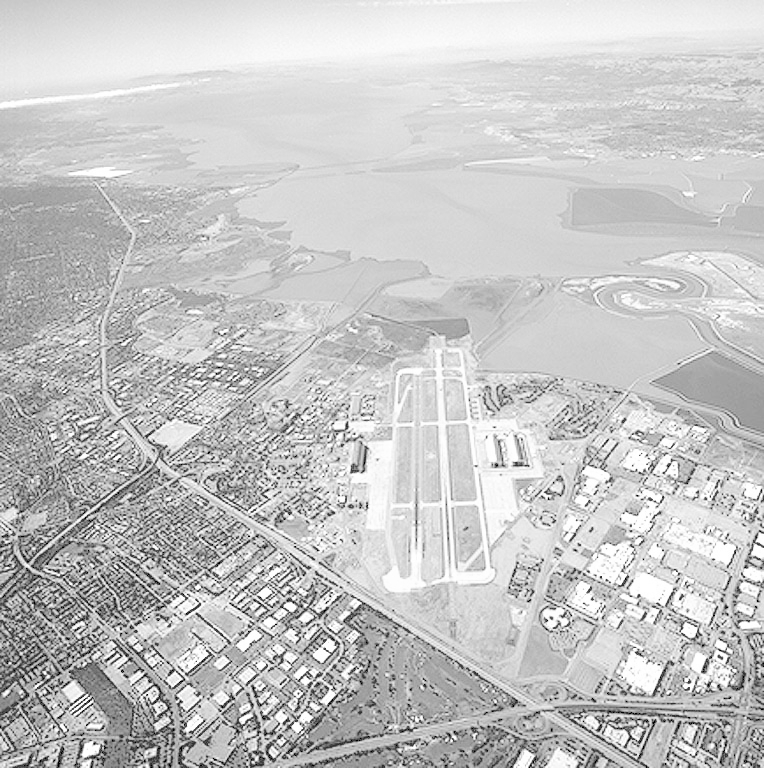
#> input picture S7_WS2122/computer_vision/week_03/Bilder/Aerial.jpg, 764 x 768 px; its folder holds only this picture in this run
$ jupyter execute ex3_2.ipynb   (shell and % lines are left out)
#> lines starting #> are read from the running program, lines starting #| are printed output that depends on the picture
# Aufgabe 2: Hoch- und Tiefpassfilter
Hochpass- und Tiefpassfilter im Frequenzbereich erlauben Kantenextraktion bzw. Glättung von Bildern, analog zu Faltungen im Ortsbereich.
Dazu werden im fouriertransformierten Bild alle Fourierkoeffizienten innerhalb (idealer Hochpassfilter) bzw. außerhalb (idealer Tiefpassfilter) eines Radius $D_0$ um den Bildmittelpunkt auf $0$ gesetzt.

Verwenden Sie die von `numpy.fft` bereitgestellte Funktionalität zur Berechnung der Fouriertransformation eines Bildes!
Wenden Sie im Frequenzraum jeweils einen idealen Hochpass- und einen idealen Tiefpassfilter an!
Transformieren Sie das veränderte Spektrum zurück in den Ortsbereich (`ifftshift`, `ifft2`) und interpretieren Sie die Ergebnisse!

## 0. Pfade, Pakete etc.

[cell 1]
import glob
import imageio
import numpy as np

import matplotlib.pyplot as plt

[cell 2]
image_filter = 'Bilder/*.jpg'

## 1. Definition des Filters

Definieren Sie den Filter als binärwertige Funktion in Abhängigkeit vom Radius $D$ und der Konstante $D_0$.

[cell 3]
D0 = 20
lowpass_filter = lambda D: D <= D0
highpass_filter = lambda D: D >= D0

## 2. Laden und Normalisieren des Bildes

[cell 4]
image_path = np.random.choice(glob.glob(image_filter))
image = imageio.imread(image_path)
#> image is the input picture: shape (768, 764); min 0, max 255, mean 197.2

[cell 5]
image = image.astype(np.float32)
image -= image.min()
image /= image.max()

## 3. Berechnung der Fouriertransformation
Berechnen Sie nun die Fouriertransformation von `image`, indem Sie die entsprechende Funktion aus `numpy.fft` verwenden. Achten Sie darauf, das Spektrum zu zentrieren!

[cell 6]
image_transformed = np.fft.fft2(image)
image_transformed = np.fft.fftshift(image_transformed)

## 4. Filterung

Definieren Sie nun eine Funktion `ex3_filter_spectrum`, die einen gegebenen radiusabhängigen Filter auf ein bereits Fouriertransformiertes Bild anwendet:

[cell 7]
def ex3_filter_spectrum(spectrum, radial_filter):
    y_mid = spectrum.shape[0] / 2
#> y_mid = 384
    x_mid = spectrum.shape[1] / 2
#> x_mid = 382
    distance = lambda x, y: np.sqrt((x - x_mid)**2 + (y - y_mid)**2)
    passing = np.fromfunction(lambda y, x: radial_filter(distance(x, y)), spectrum.shape)
    spectrum = spectrum * passing
    return spectrum

Das transformierte Bild (Spektrum) wird nun gefiltert:

[cell 8]
image_transformed_lowpass = ex3_filter_spectrum(image_transformed, lowpass_filter)
image_transformed_highpass = ex3_filter_spectrum(image_transformed, highpass_filter)

Hier wird schnell nochmal zur Überprüfung die FT mit den Filtern angezeigt:

[cell 9]
gray_transform = lambda x: np.log(1 + x)
plt.subplot(221)
plt.imshow(image)
plt.subplot(222)
plt.imshow(gray_transform(np.absolute(image_transformed)))
plt.colorbar()
plt.subplot(223)
plt.imshow(gray_transform(np.absolute(image_transformed_lowpass)))
plt.colorbar()
plt.subplot(224)
plt.imshow(gray_transform(np.absolute(image_transformed_highpass)))
plt.colorbar()
plt.show()
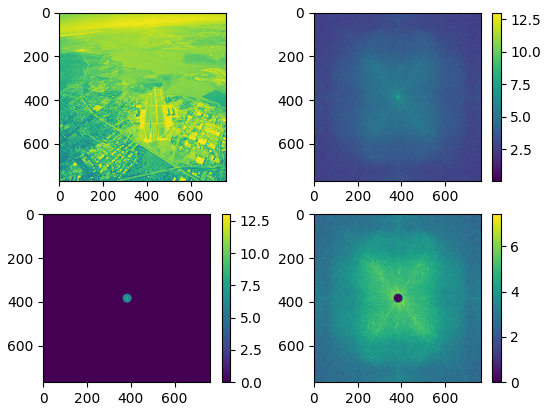
#> figure drawn by matplotlib, 7 panels

## 5. Inverse Filterung
Das veränderte Spektrum soll nun in den Ortsbereich zurücktransformiert werden. Verwenden Sie dazu die entsprechenden Funktionen des Paketes `numpy.fft`.

[cell 10]
image_transformed_lowpass = np.fft.ifft2(np.fft.ifftshift(image_transformed_lowpass)).real
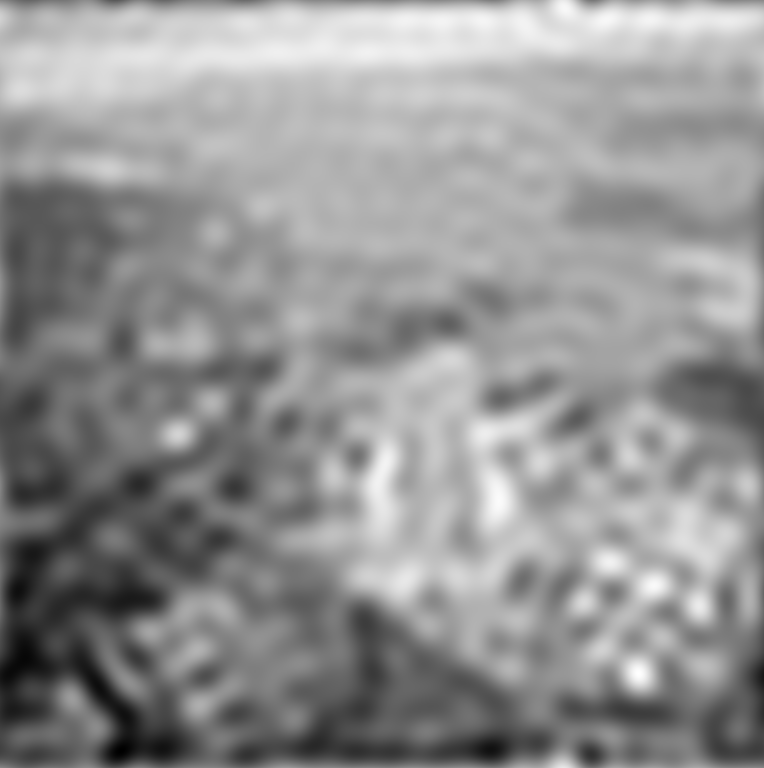
#> image_transformed_lowpass: shape (768, 764) float64; min 0.443, max 1.02, mean 0.773; drawn with min black and max white
image_transformed_highpass = np.fft.ifft2(np.fft.ifftshift(image_transformed_highpass)).real
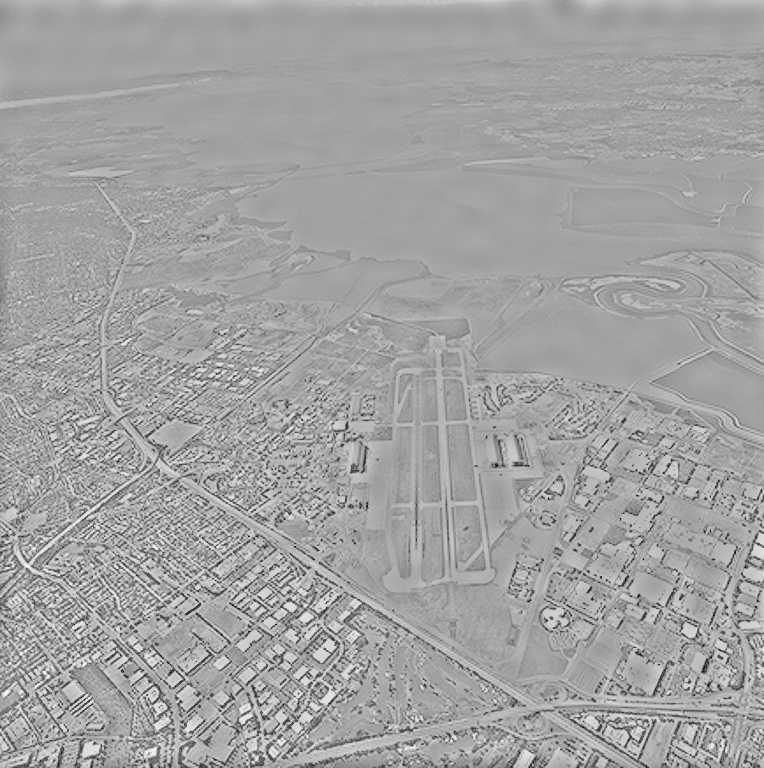
#> image_transformed_highpass: shape (768, 764) float64; min -0.887, max 0.505, mean 0; drawn with min black and max white

Vergleichen Sie nun das gefilterte Bild mit dem Originalbild:

[cell 11]
plt.subplot(131)
plt.imshow(image)
plt.subplot(132)
plt.imshow(image_transformed_lowpass)
plt.subplot(133)
plt.imshow(image_transformed_highpass)
plt.show()
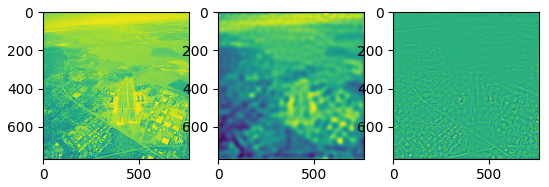
#> figure drawn by matplotlib, 3 panels

$ run again, on S7_WS2122/computer_vision/week_03/Bilder/Pollen2.jpg
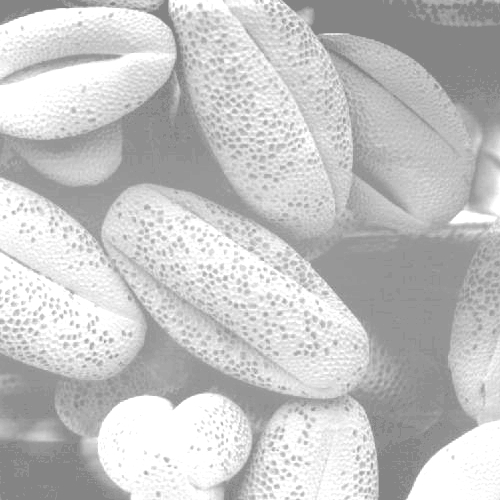
#> input picture S7_WS2122/computer_vision/week_03/Bilder/Pollen2.jpg, 500 x 500 px
#> image is the input picture: shape (500, 500); min 131, max 255, mean 196.4
#> `image_transformed_lowpass = np.fft.ifft2(np.fft.ifftshift(image_transf..`:
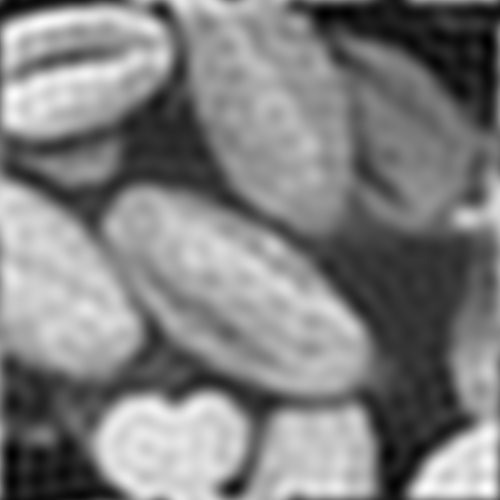
#> image_transformed_lowpass: shape (500, 500) float64; min -0.123, max 1.17, mean 0.527; drawn with min black and max white
#> `image_transformed_highpass = np.fft.ifft2(np.fft.ifftshift(image_trans..`:
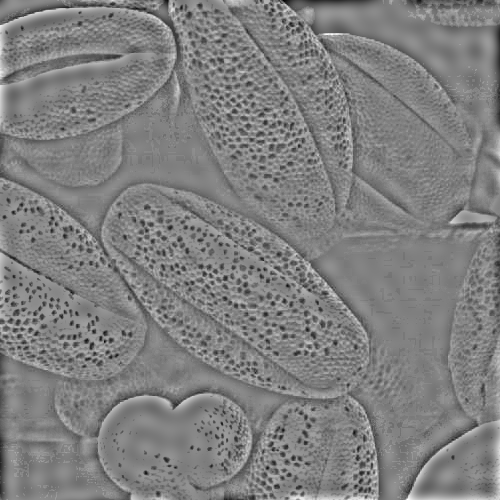
#> image_transformed_highpass: shape (500, 500) float64; min -0.706, max 0.697, mean 1.42e-20; drawn with min black and max white
